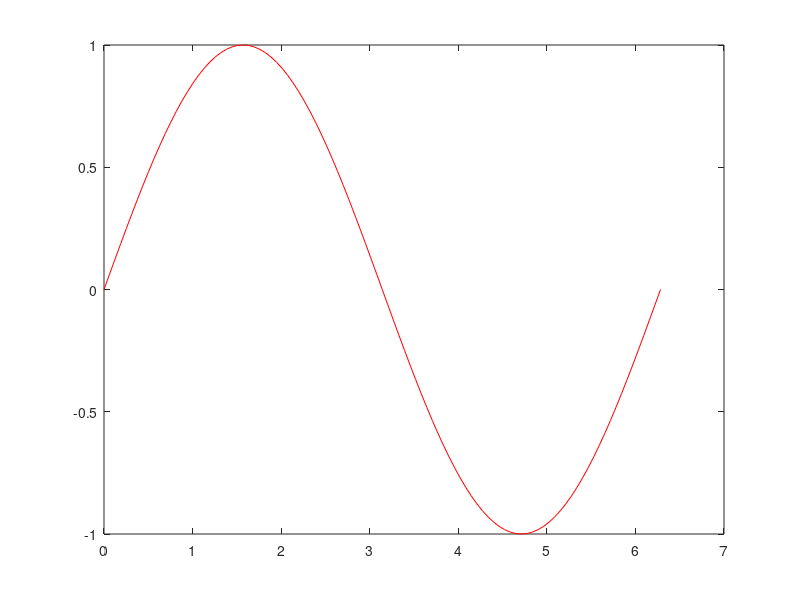

The MATLAB script that drew this image:
clc;
clear;

figure(1);

x = 0:pi/50:2*pi;
y=sin(x);

h = plot(x,y);

%keep the axis value to make all frame display in one axie
axesValue = axis;

%create the animation
for ii = 1:10
    for jj = 1:length(x)*ii/10
        set(h,'xdata',x(1:jj),'ydata',y(1:jj),'color','r');
        axis(axesValue);
    end
    A(ii) = getframe();
end

%play 3 times
movie(A,3);

set(gcf,'closeRequestFcn','closereq');